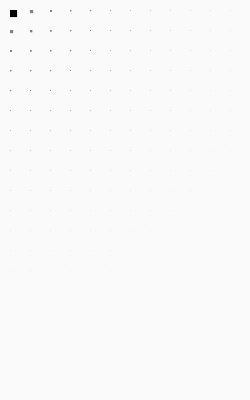
Frame 1 (no input)
Frame 60 (the mouse pressed at the canvas centre just before this capture): identical to frame 1, image omitted
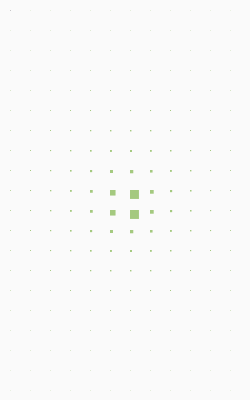
Frame 120 (the mouse held since frame 60 and released just before this capture)

The Processing sketch that drew these frames (run headless with seeded random() and noise(); from frame 60 on, the mouse is pressed at the canvas centre):

// Processing sketch: processing_10235
// ── processing_10235.pde

float margin, space;   

void setup(){   

margin = 10;   

space = 20;   

size(250, 400);   

stroke(1);   


}  

void draw(){   

background(250);   

fill(2);   

for(float y =margin; y <= height-margin; y += space){   

for(float x = margin; x <= width-margin; x += space){   

float d;   

d= sqrt((mouseX-x)*(mouseX-x)+(mouseY-y)*(mouseY-y));    

stroke(1000);   
 
rect(x, y , 100/d, 100/d);

fill(mouseX-50, mouseY-50, 0, 125);   


    }   

    

  }  

    

} 
